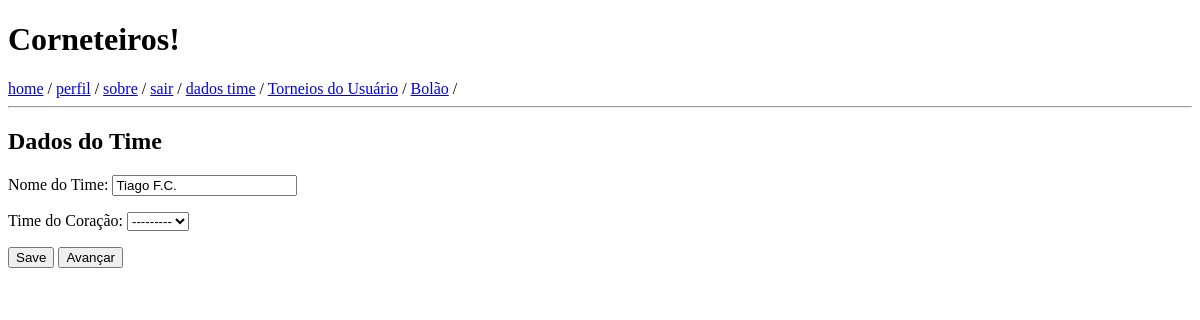
The app's page /users/dados_time/ (signed in), older data.
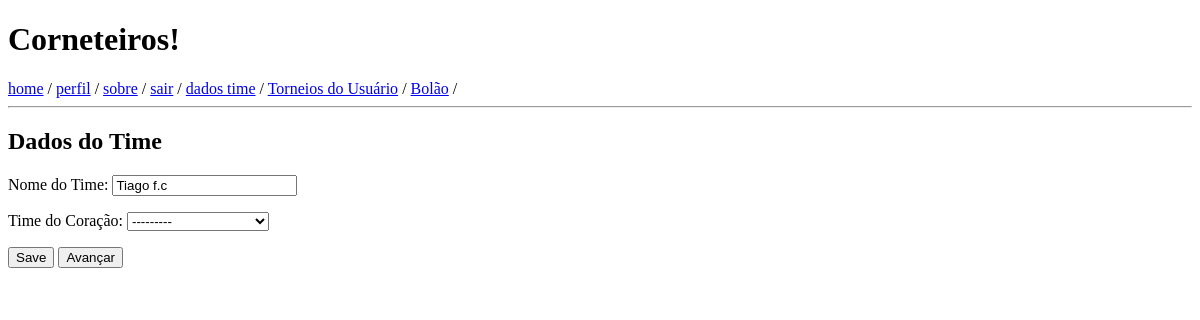
The same page, newer data.
### users/models.py (models this page shows, shortened)
class TeamData(models.Model):
    profile = models.OneToOneField(Profile, on_delete=models.CASCADE)
    team_name = models.CharField(max_length=100, null=True, blank=True, verbose_name='Nome do Time')
    soccerteam = models.ForeignKey(SoccerTeam, null=True, blank=True, verbose_name='Time do Coração', on_delete=models.CASCADE)
    class Meta:
        verbose_name = 'Team Data'

### users/views.py (the view)
# urls.py: path('dados_time/', views.teamdata, name='dados_time'),
@login_required(login_url='/users/login')
def teamdata(request):
    if request.method == "POST":
        form = TeamDataForm(request.POST, instance=request.user.profile.teamdata)
        if form.is_valid():
            form.save()
    else:
        form = TeamDataForm(instance=request.user.profile.teamdata)
    return render(request, 'dados_time.html', {'form': form})

### users/forms.py
class TeamDataForm(forms.ModelForm):
    class Meta:
        model = TeamData
        fields = ('team_name', 'soccerteam')

### users/models.py (called while the page is built)
    def __str__(self):
        return self.name

### templates/dados_time.html
{% extends 'base.html' %}
{% block content %}
    <h2>Dados do Time</h2>
    <form method="POST" class="post-form">{% csrf_token %}
        {{ form.as_p }}
        <button type="submit" class="save btn btn-default">Save</button> <button onclick="escudo_time">Avançar</button>
    </form>
{% endblock %}

### templates/base.html (shortened to what this page needs)
<!DOCTYPE html>
<html lang="en">
  <head>
  </head>
  <body>
    <header>
      <h1>Corneteiros!</h1>
      {% if user.is_authenticated %}
        <a href="{% url 'home' %}">home</a> /
          <a href="{% url 'perfil' %}">perfil</a>  /
          <a href="{% url 'about' %}">sobre</a>  /
          <a href="{% url 'logout' %}">sair</a> /
          <a href="{% url 'dados_time' %}">dados time</a> /
          <a href="{% url 'torneios_usuario' %}">Torneios do Usuário</a> /
          <a href="{% url 'bolao' %}">Bolão</a> /
      {% else %}
        <a href="{% url 'home' %}">home</a> / <a href="{% url 'about' %}">sobre</a>  / <a href="{% url 'login' %}">entrar</a> / <a href="{% url 'signup' %}">cadastrar</a>
      {% endif %}
      <hr>
    </header>
    <main>
      {% block content %}
      {% endblock %}
    </main>
  </body>
</html>

Row changes from the older to the newer data that the page shows:
changed TeamData: team_name "Tiago F.C." → "Tiago f.c"
